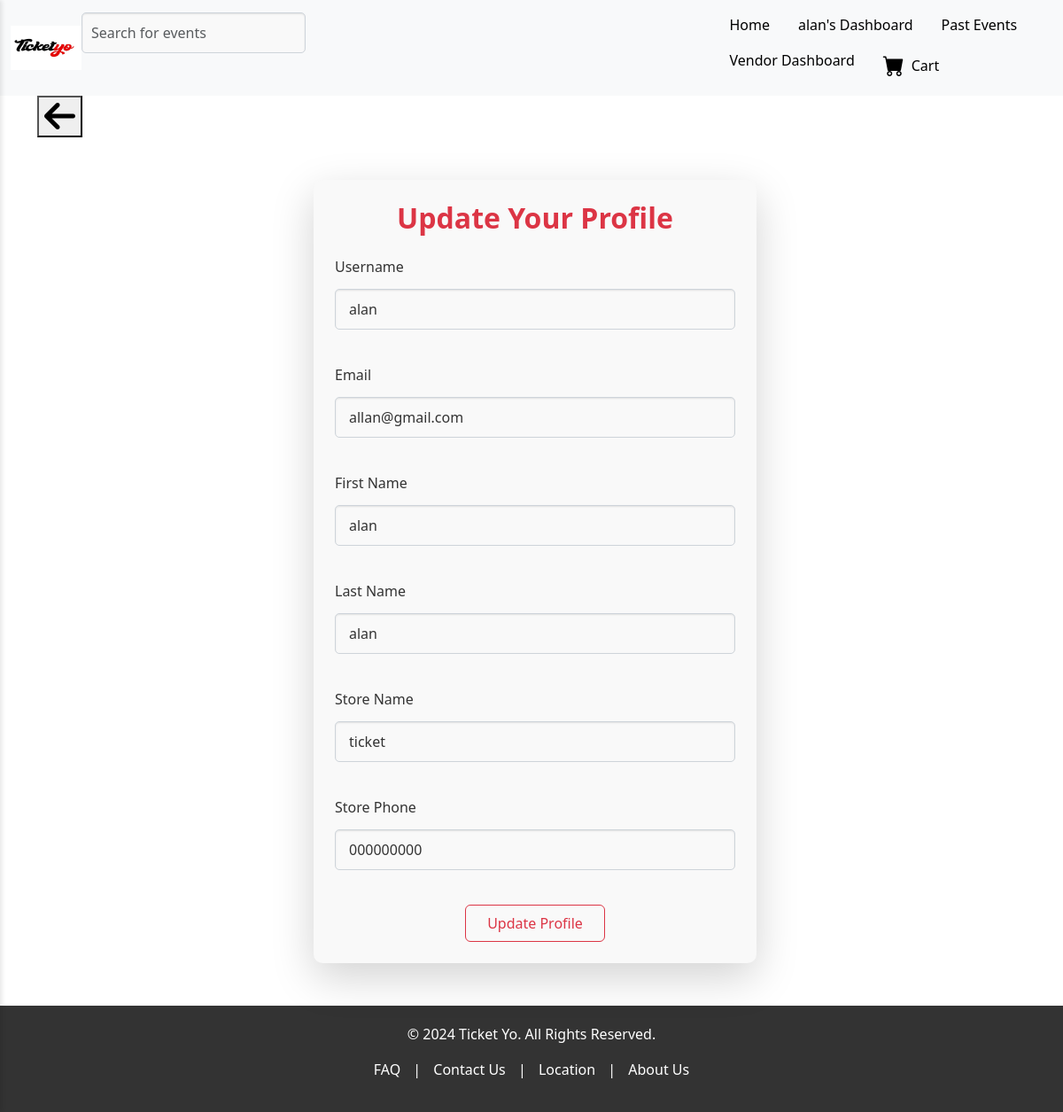
The app's page /vendors/update/ (signed in) with its own data.
### vendors/models.py (models this page shows, shortened)
class Vendor(AbstractBaseUser, PermissionsMixin):
    username = models.CharField(max_length=30, unique=True)
    email = models.EmailField(unique=True)
    first_name = models.CharField(max_length=30)
    last_name = models.CharField(max_length=30)
    storename = models.CharField(max_length=50)
    store_phone = models.CharField(max_length=15)
    verification_code = models.CharField(max_length=6, null=True, blank=True)
    verification_code_created_at = models.DateTimeField(null=True, blank=True)
    is_active = models.BooleanField(default=True)
    is_admin = models.BooleanField(default=False)
    is_superuser = models.BooleanField(default=False)
    is_staff = models.BooleanField(default=False)
    is_vendor = models.BooleanField(default=True)
    objects = VendorManager()
    USERNAME_FIELD = 'username'
    REQUIRED_FIELDS = ['email', 'first_name', 'last_name', 'storename', 'store_phone']

### vendors/decorators.py (the view)
    def _wrapped_view(request, *args, **kwargs):
        if request.user.is_authenticated and hasattr(request.user, 'is_vendor') and request.user.is_vendor:
            return view_func(request, *args, **kwargs)
        else:
            raise PermissionDenied("You are not allowed to access this page.")  # Return Permission Denied error

### vendors/forms.py
class VendorUpdateForm(forms.ModelForm):
    class Meta:
        model = Vendor
        fields = ['username', 'email', 'first_name', 'last_name', 'storename', 'store_phone']

### vendors/views.py (called while the page is built)
@login_required
@vendor_required
def update_vendor(request):
    vendor = get_object_or_404(Vendor, pk=request.user.pk)
    if request.method == 'POST':
        form = VendorUpdateForm(request.POST, instance=vendor)
        if form.is_valid():
            form.save()
            return redirect('dashboard')
    else:
        form = VendorUpdateForm(instance=vendor)
    return render(request, 'vendors/update_vendor.html', {'form': form})

### templates/vendors/update_vendor.html (shortened to what this page needs)
{% extends 'frontend/base.html' %}
{% load static %}
{% block content %}
<link href="{% static 'vendors/profile.css' %}" rel="stylesheet">
<link href="{% static 'vendors/profile.js' %}" rel="stylesheet">
<div class="container mt-5">
    <div class="card shadow-lg p-4">
        <h2 class="text-center mb-4 text-danger">Update Your Profile</h2>
        <form method="post" class="needs-validation" novalidate>
            <div class="row">
                <div class="col-md-12 mb-4">
                    <label for="{{ form.username.id_for_label }}" class="form-label">Username</label>
                    {{ form.username }}
                </div>
                <div class="col-md-12 mb-4">
                    <label for="{{ form.email.id_for_label }}" class="form-label">Email</label>
                    {{ form.email }}
                </div>
                <div class="col-md-12 mb-4">
                    <label for="{{ form.first_name.id_for_label }}" class="form-label">First Name</label>
                    {{ form.first_name }}
                </div>
                <div class="col-md-12 mb-4">
                    <label for="{{ form.last_name.id_for_label }}" class="form-label">Last Name</label>
                    {{ form.last_name }}
                </div>
                <div class="col-md-12 mb-4">
                    <label for="{{ form.storename.id_for_label }}" class="form-label">Store Name</label>
                    {{ form.storename }}
                </div>
                <div class="col-md-12 mb-4">
                    <label for="{{ form.store_phone.id_for_label }}" class="form-label">Store Phone</label>
                    {{ form.store_phone }}
                </div>
            </div>
            <div class="d-flex justify-content-center">
                <button type="submit" class="btn btn-outline-danger btn-mobile px-4 py-2">Update Profile</button>
            </div>
        </form>
    </div>
</div>
{% endblock %}

### templates/frontend/base.html (shortened to what this page needs)
<!DOCTYPE html>
<html lang="en">
<head>
    {% load static %}
    <link href="{% static 'frontend/base.css' %}" rel="stylesheet">
    <link href="https://cdn.jsdelivr.net/npm/bootstrap@5.3.0/dist/css/bootstrap.min.css" rel="stylesheet">
    <link href="https://cdn.jsdelivr.net/npm/bootstrap-icons@1.10.5/font/bootstrap-icons.css" rel="stylesheet">
    <link rel="stylesheet" href="https://cdnjs.cloudflare.com/ajax/libs/font-awesome/6.0.0-beta3/css/all.min.css">
</head>
<body>
    <nav class="navbar navbar-expand-lg d-none d-lg-flex sticky-top bg-light">
        <div class="container-fluid">
            <div class="d-flex align-items-center">
                <div class="logo">
                    <img src="{% static 'frontend/logo.jpg' %}" alt="Logo" style="height: 50px; width: 80px;">
                </div>
            </div>
            <div class="search-bar-container">
                <form method="get" action="{% url 'all_events' %}" id="search-form">
                    <div class="input-group mb-4">
                        <input type="text" name="q" value="{{ query }}" class="form-control" id="search-input"
                            placeholder="Search for events">
                    </div>
                </form>
            </div>
            <ul class="nav ms-auto">
                <li class="nav-item">
                    <a href="{% url 'homepage' %}" class="nav-link text-black">Home</a>
                </li>
                {% if user.is_authenticated %}
                <li class="nav-item">
                    <a href="{% url 'all_events' %}" class="nav-link text-black">{{ user.username }}'s Dashboard</a>
                </li>
                {% else %}
                <li class="nav-item">
                    <a href="{% url 'all_events' %}" class="nav-link text-black">All Events</a>
                </li>
                {% endif %}
                <li class="nav-item">
                    <a href="{% url 'past_events' %}" class="nav-link text-black">Past Events</a>
                </li>
                {% if user.is_authenticated and user.is_vendor %}
                <li class="nav-item">
                    <a href="{% url 'dashboard' %}" class="nav-link text-black">Vendor Dashboard</a>
                </li>
                {% endif %}
                <li class="nav-item">
                    <a href="{% url 'view_cart' %}" class="nav-link text-black d-flex align-items-center cart-link">
                        <i class="bi bi-cart-fill fs-4 me-2"></i> Cart
                    </a>
                </li>
            </ul>
        </div>
    </nav>
    <div class="container main-content">
        {% if not request.path == '/' %}
    <button type="button"  onclick="goBack()"><i class="fas fa-arrow-left"></i></i> </button>
    {% endif %}
        {% block content %}{% endblock %}
    </div>
    <footer class="footer mt-5">
        <p>&copy; 2024 Ticket Yo. All Rights Reserved.</p>
        <p>
            <a href="#">FAQ</a> |
            <a href="#">Contact Us</a> |
            <a href="#">Location</a> |
            <a href="#">About Us</a>
        </p>
    </footer>
</body>
</html>

### static/frontend/base.css (style rules this page uses)
body { font-family: 'Roboto', sans-serif; margin: 0; padding: 0; }
.nav-link { padding: 10px 15px; color: black; text-decoration: none; font-size: 1rem; display: block; transition: background-color 0.3s ease, color 0.3s ease; }
.main-content { margin-left: 0; }
.footer { background-color: #333; color: white; padding: 20px 0; text-align: center; }
.footer a { color: white; text-decoration: none; margin: 0 10px; }
.search-bar-container { display: flex; width: 100%; }
.input-group { display: flex; align-items: center; width: 100%; }
#search-input { width: 100%; padding: 10px; font-size: 1rem; }
.fas.fa-arrow-left { margin: 0; font-size: 40px; }

### records on screen
Vendor: username "alan", email "allan@gmail.com", first_name "alan", last_name "alan", storename "ticket", store_phone "000000000"
